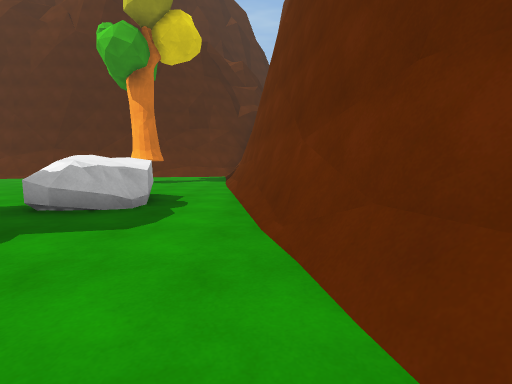
view 1 (above)

24 first-person views from a walk through a Unity game level. The camera is 1.3 m above the floor, tilts 6° down and sees 85° across. The floor is counted in squares, 2 m on a side. Each view is taken from the middle of a square. On the plan, view 1 faces up. The plan holds only what a view shows up to about 9 squares ahead; the rest is blank. The place goes on beyond the plan. The player is left out. Some surface patterns are stand-ins.

view 2
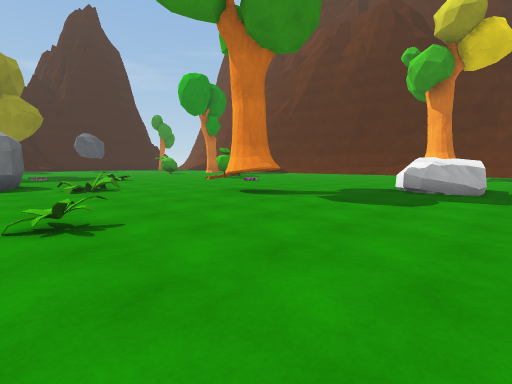

view 3
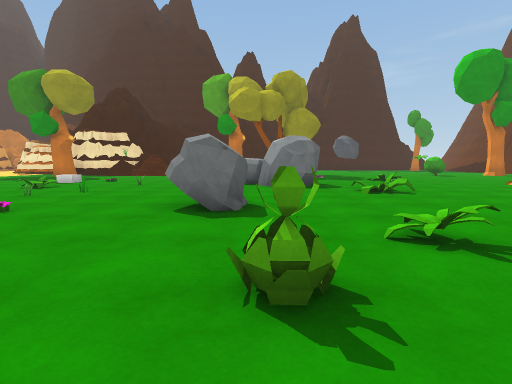

view 4
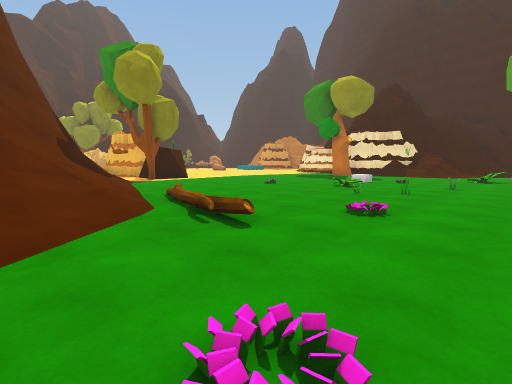

view 5
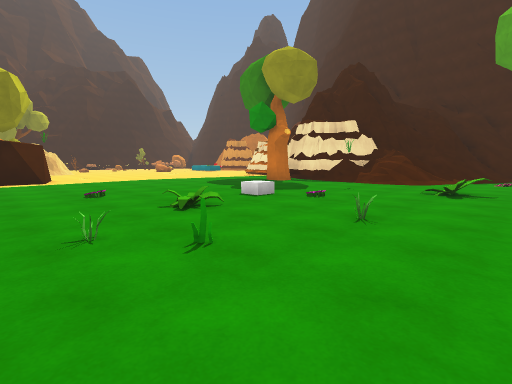

view 6
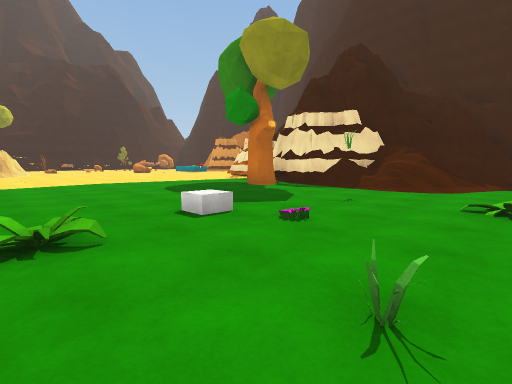

view 7
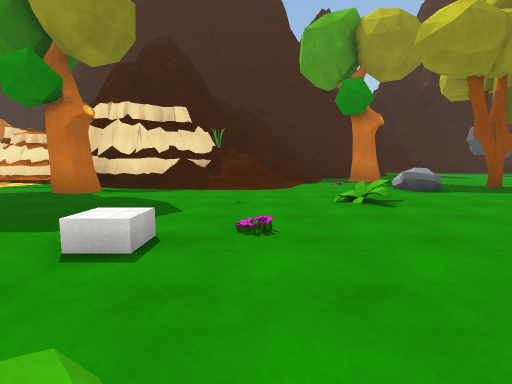

view 8
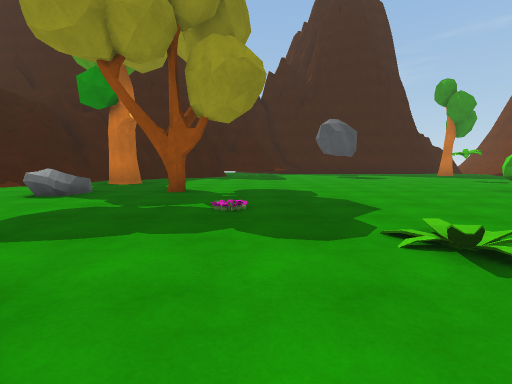

view 9
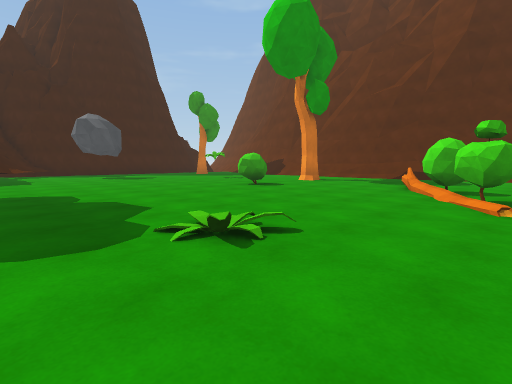

view 10
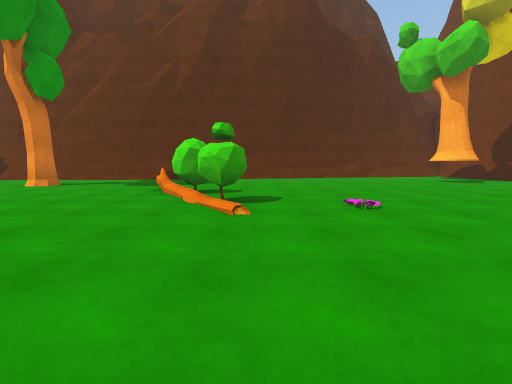

view 11
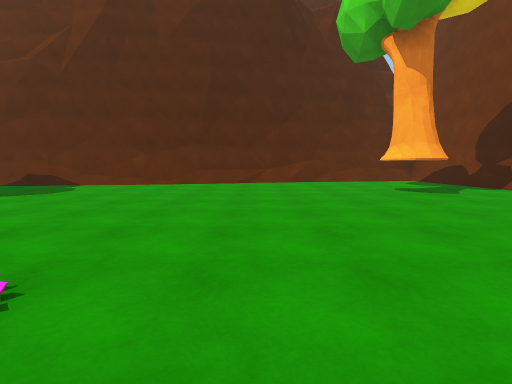

view 12
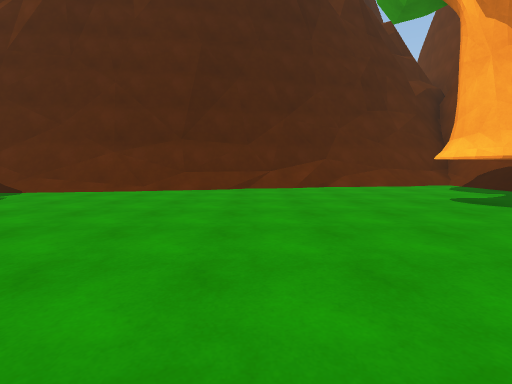

view 13
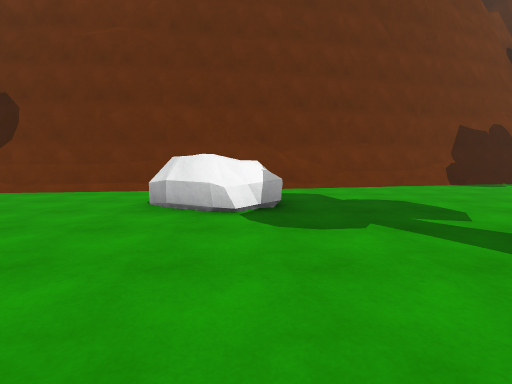

view 14
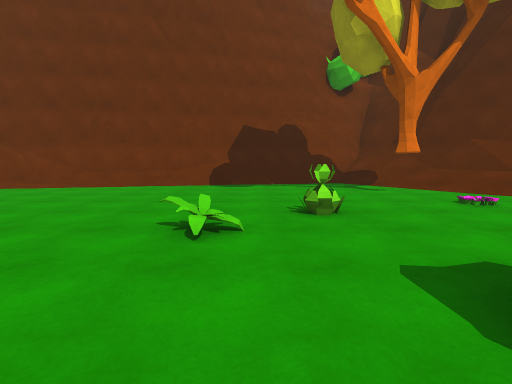

view 15
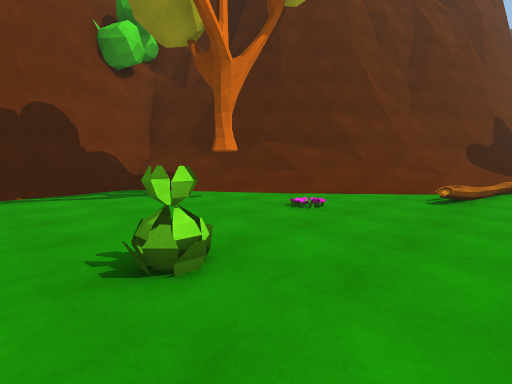

view 16
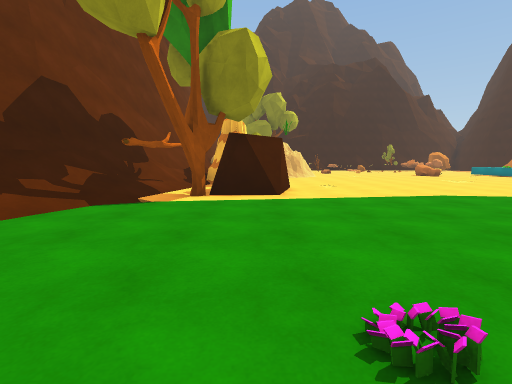

view 17
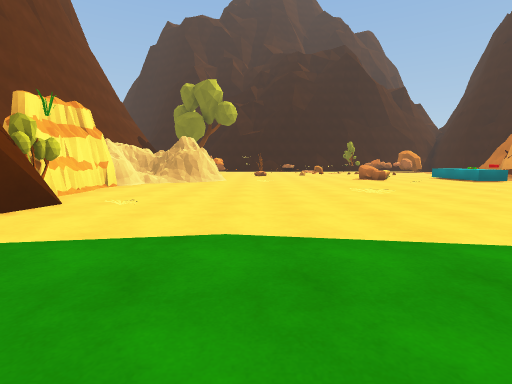

view 18
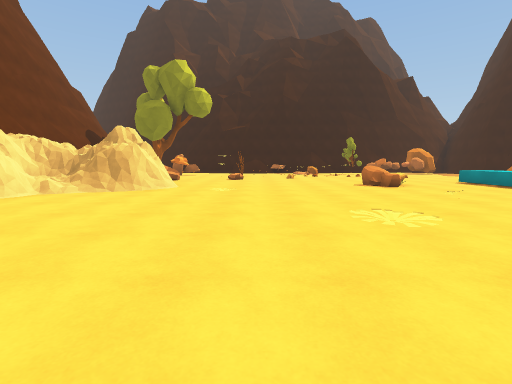

view 19
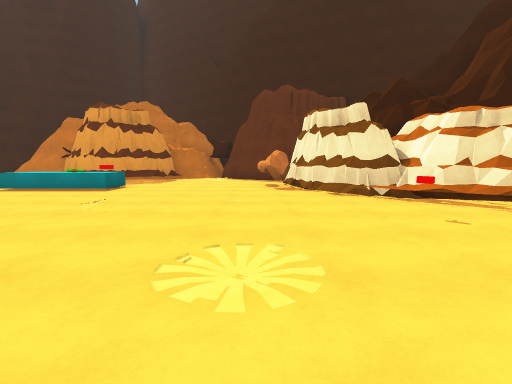

view 20
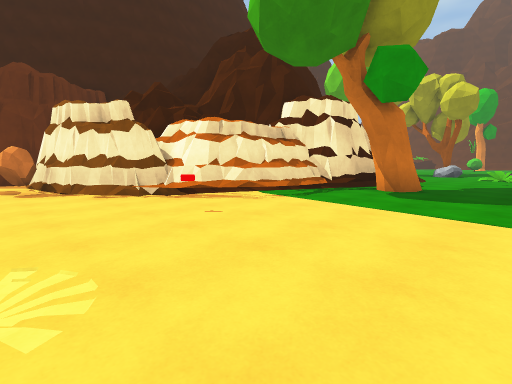

view 21
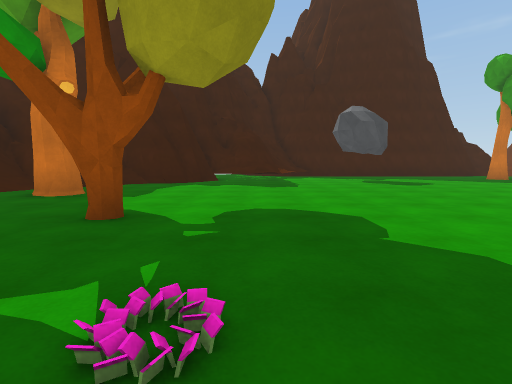

view 22
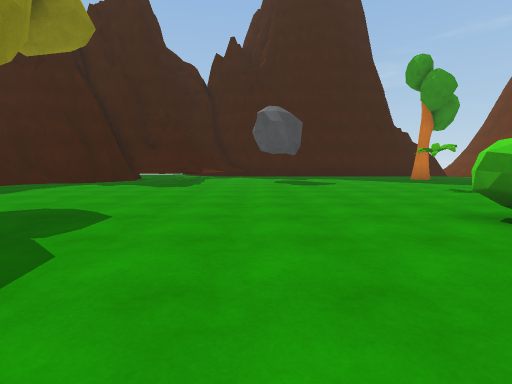

view 23
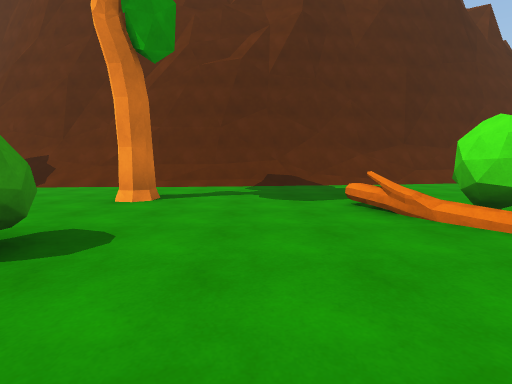

view 24
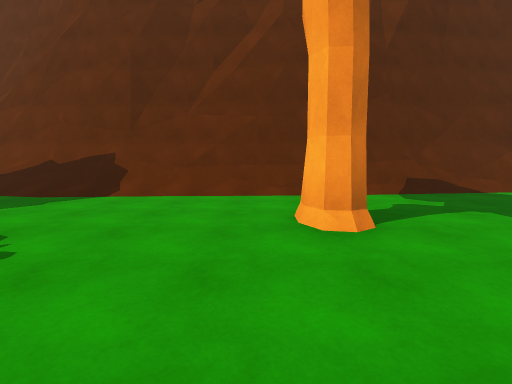

### Floor plan
Key: @ floor where view 1 was taken; # wall or solid block; . floor; / step, stairs or slope; = window, fence, low wall or low ledge; ^ raised ledge; O other object.
Columns run from 22 left of view 1 to 3 right of it. Each row starts with its distance up from view 1.
 14                  #####
 13             #######//#
 12 ##############///....##
 11 ////#####=...........=#
 10 ...................../#
  9  .................OO./#
  8 ......O............../#
  7 ..........#...........#
  6 ..........OO..........#
  5 ......O....OO......OO.#
  4 ............O.O....OO.##
  3 ......................##
  2 .................O.....#
  1 ..........O.....OO.....#
  0 ......................@#
 -1 ........O.....O........##
 -2 ...........O......O.....#
 -3 ......O....OO...........#
 -4 #.........OOO...O..O....#
 -5 #..O..O...OO   .O.......##
 -6 # ....................../#
 -7  #//.O..O...O......O..///#
 -8 ###///........O.O./..///^#
 -9 ####= /...O...O.../////^^
-10    ###/..../.O.....//#^
-11     ###..........///=^
-12      ##......O....//^^
-13      ##O........../=#
-14      #...........//##
-15     ##.........../##
-16     ##..........//#
-17    ###........OOO/#
-18  ###..O.....OOOO//#
-19  #O...........O /##
-20 .O.....O......##/#
-21 ..............#
-22 .....O........#
-23 ..........O../##
-24 .O^.........####
-25   O..OO.... ###
-26   ^.. .....     =^

Where each view was taken, in squares from view 1:
view 1: 0 up, 0 right, facing up
view 2: 3 down, 1 left, facing up-left
view 3: 4 down, 2 left, facing left
view 4: 6 down, 2 left, facing down-left
view 5: 6 down, 7 left, facing down-left
view 6: 7 down, 9 left, facing down-left
view 7: 9 down, 9 left, facing left
view 8: 1 down, 10 left, facing left
view 9: 1 down, 10 left, facing up-left
view 10: 0 up, 10 left, facing up
view 11: 3 up, 7 left, facing up
view 12: 5 up, 7 left, facing up
view 13: 4 up, 7 left, facing right
view 14: 3 down, 7 left, facing right
view 15: 3 down, 5 left, facing down-right
view 16: 11 down, 8 left, facing down
view 17: 14 down, 12 left, facing down
view 18: 17 down, 13 left, facing down
view 19: 20 down, 13 left, facing left
view 20: 20 down, 13 left, facing up-left
view 21: 1 down, 13 left, facing left
view 22: 2 up, 13 left, facing left
view 23: 3 up, 14 left, facing up
view 24: 5 up, 17 left, facing up
